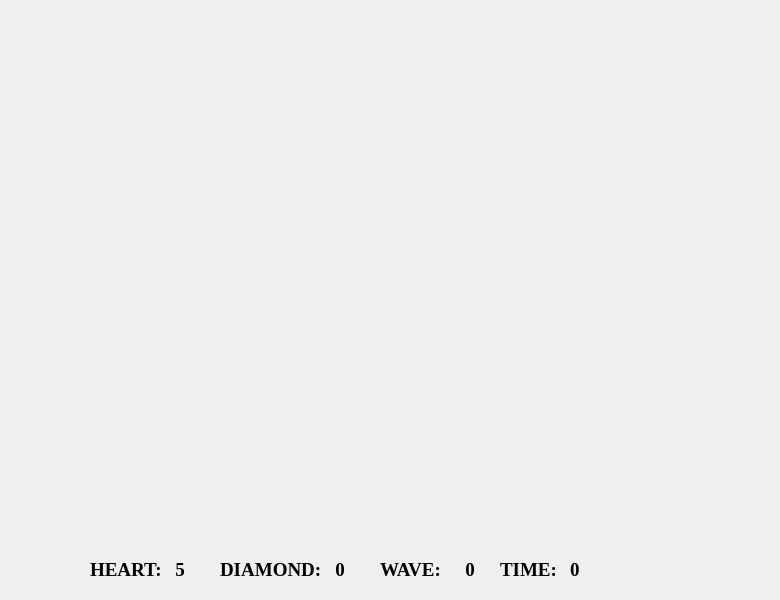
<?xml version="1.0" encoding="UTF-8"?>
<ui version="4.0">
 <class>game</class>
 <widget class="QWidget" name="game">
  <property name="geometry">
   <rect>
    <x>0</x>
    <y>0</y>
    <width>780</width>
    <height>600</height>
   </rect>
  </property>
  <property name="minimumSize">
   <size>
    <width>780</width>
    <height>600</height>
   </size>
  </property>
  <property name="maximumSize">
   <size>
    <width>780</width>
    <height>600</height>
   </size>
  </property>
  <property name="windowTitle">
   <string>Form</string>
  </property>
  <widget class="QLabel" name="label">
   <property name="geometry">
    <rect>
     <x>0</x>
     <y>0</y>
     <width>780</width>
     <height>540</height>
    </rect>
   </property>
   <property name="text">
    <string/>
   </property>
   <property name="pixmap">
    <pixmap resource="image.qrc">:/new/prefix1/image/map.png</pixmap>
   </property>
  </widget>
  <widget class="QLabel" name="label_2">
   <property name="geometry">
    <rect>
     <x>570</x>
     <y>540</y>
     <width>60</width>
     <height>60</height>
    </rect>
   </property>
   <property name="font">
    <font>
     <family>Times New Roman</family>
     <pointsize>14</pointsize>
     <bold>true</bold>
    </font>
   </property>
   <property name="text">
    <string>0</string>
   </property>
   <property name="alignment">
    <set>Qt::AlignLeading|Qt::AlignLeft|Qt::AlignVCenter</set>
   </property>
  </widget>
  <widget class="QLabel" name="label_3">
   <property name="geometry">
    <rect>
     <x>500</x>
     <y>540</y>
     <width>101</width>
     <height>60</height>
    </rect>
   </property>
   <property name="font">
    <font>
     <family>Times New Roman</family>
     <pointsize>14</pointsize>
     <bold>true</bold>
    </font>
   </property>
   <property name="text">
    <string>TIME:</string>
   </property>
  </widget>
  <widget class="QLabel" name="label_4">
   <property name="geometry">
    <rect>
     <x>380</x>
     <y>540</y>
     <width>101</width>
     <height>60</height>
    </rect>
   </property>
   <property name="font">
    <font>
     <family>Times New Roman</family>
     <pointsize>14</pointsize>
     <bold>true</bold>
    </font>
   </property>
   <property name="text">
    <string>WAVE:</string>
   </property>
  </widget>
  <widget class="QLabel" name="label_5">
   <property name="geometry">
    <rect>
     <x>440</x>
     <y>540</y>
     <width>60</width>
     <height>60</height>
    </rect>
   </property>
   <property name="font">
    <font>
     <family>Times New Roman</family>
     <pointsize>14</pointsize>
     <bold>true</bold>
    </font>
   </property>
   <property name="text">
    <string>0</string>
   </property>
   <property name="alignment">
    <set>Qt::AlignCenter</set>
   </property>
  </widget>
  <widget class="QLabel" name="label_6">
   <property name="geometry">
    <rect>
     <x>220</x>
     <y>540</y>
     <width>131</width>
     <height>60</height>
    </rect>
   </property>
   <property name="font">
    <font>
     <family>Times New Roman</family>
     <pointsize>14</pointsize>
     <bold>true</bold>
    </font>
   </property>
   <property name="text">
    <string>DIAMOND:</string>
   </property>
  </widget>
  <widget class="QLabel" name="label_7">
   <property name="geometry">
    <rect>
     <x>310</x>
     <y>540</y>
     <width>60</width>
     <height>60</height>
    </rect>
   </property>
   <property name="font">
    <font>
     <family>Times New Roman</family>
     <pointsize>14</pointsize>
     <bold>true</bold>
    </font>
   </property>
   <property name="text">
    <string>0</string>
   </property>
   <property name="alignment">
    <set>Qt::AlignCenter</set>
   </property>
  </widget>
  <widget class="QLabel" name="label_8">
   <property name="geometry">
    <rect>
     <x>90</x>
     <y>540</y>
     <width>101</width>
     <height>60</height>
    </rect>
   </property>
   <property name="font">
    <font>
     <family>Times New Roman</family>
     <pointsize>14</pointsize>
     <bold>true</bold>
    </font>
   </property>
   <property name="text">
    <string>HEART:</string>
   </property>
  </widget>
  <widget class="QLabel" name="label_9">
   <property name="geometry">
    <rect>
     <x>150</x>
     <y>540</y>
     <width>60</width>
     <height>60</height>
    </rect>
   </property>
   <property name="font">
    <font>
     <family>Times New Roman</family>
     <pointsize>14</pointsize>
     <bold>true</bold>
    </font>
   </property>
   <property name="text">
    <string>5</string>
   </property>
   <property name="alignment">
    <set>Qt::AlignCenter</set>
   </property>
  </widget>
  <zorder>label</zorder>
  <zorder>label_2</zorder>
  <zorder>label_3</zorder>
  <zorder>label_4</zorder>
  <zorder>label_5</zorder>
  <zorder>label_6</zorder>
  <zorder>label_7</zorder>
  <zorder>label_9</zorder>
  <zorder>label_8</zorder>
 </widget>
 <resources>
  <include location="image.qrc"/>
 </resources>
 <connections/>
</ui>
